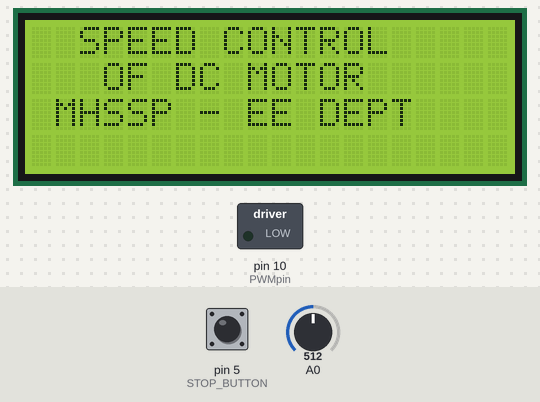
The sketch below on a simulated Arduino Uno, built with avr-gcc and run on an emulated ATmega328P. Parts: 20×4 character LCD, switched loads named in the sketch (green lamp = pin HIGH). The inputs (shaded band) are chosen by the test bench; at power-on: pin 5 (STOP_BUTTON) HIGH, A0 = 512. What the sketch prints to the serial monitor is not drawn.

Above: at 0.1 s.
At 2.1 s:
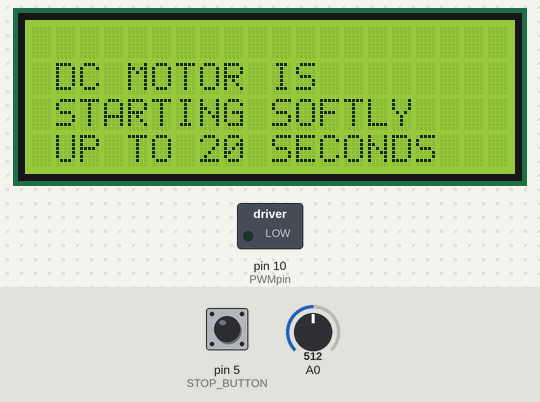
At 11.0 s:
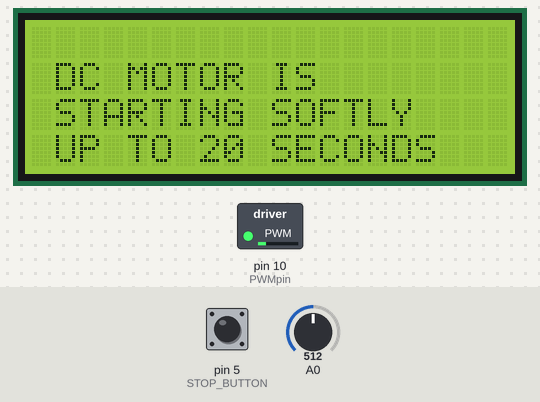
At 22.1 s:
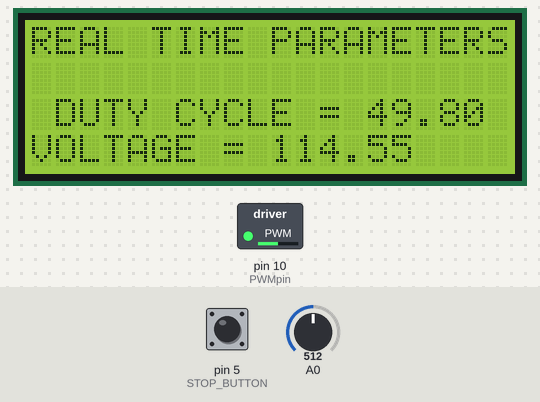
Timing chart, 0 to 23.6 s (numbered marks = the images above):
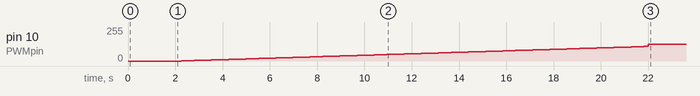

Measured:
- by itself, pin 10 (PWMpin): moves from 1/255 to 127/255 over 19.6 s

The sketch:

potentiometer_control.ino
```cpp
/*
 * Speed Control of DC Motor using Arduino PWM - Potentiometer Control
 *
 * Project: Speed Control of a DC Motor using Arduino PWM Technique with IGBT Chopper Circuit
 * Institution: M. H. Saboo Siddik Polytechnic (Aided), Mumbai
 * Academic Year: 2017-2018
 *
 * Team Members:
 *   - Simran Correia (15206)
 *   - Jadhav Sanket Suresh (15210)
 *   - Joshi Umesh Yadneshwar (15213)
 *   - Khan Ashfaque Hamid Hussain (15216)
 *
 * Guide: Prof. (Mrs.) Kalaivani Muthuvelan & Mr. Arjun Lad
 *
 * Description:
 *   Controls DC motor speed via a potentiometer connected to analog pin A0.
 *   PWM output drives the IGBT gate drive circuit.
 *   Includes soft start (20 sec ramp-up) and smooth stop features.
 *   Real-time duty cycle % and voltage displayed on 20x4 LCD.
 */

#include <Wire.h>
#include <LiquidCrystal.h>

// Pin Definitions
#define PWMpin 10        // PWM output to IGBT gate drive circuit
#define STOP_BUTTON 5    // Smooth stop trigger button
#define START_BUTTON 4   // Restart button

// LCD: RS, EN, D4, D5, D6, D7
LiquidCrystal lcd(8, A1, A2, A3, A4, A5);

void setup() {
  Serial.begin(9600);
  pinMode(PWMpin, OUTPUT);
  pinMode(STOP_BUTTON, INPUT_PULLUP);
  pinMode(START_BUTTON, INPUT_PULLUP);

  lcd.begin(20, 4);

  // Welcome screen
  lcd.setCursor(0, 0);
  lcd.print("  SPEED CONTROL  ");
  lcd.setCursor(0, 1);
  lcd.print("   OF DC MOTOR   ");
  lcd.setCursor(0, 2);
  lcd.print(" MHSSP - EE DEPT ");
  delay(2000);
  lcd.clear();

  // Soft Start: gradually ramp motor up over 20 seconds
  lcd.setCursor(0, 1);
  lcd.print(" DC MOTOR IS ");
  lcd.setCursor(0, 2);
  lcd.print(" STARTING SOFTLY ");
  lcd.setCursor(0, 3);
  lcd.print(" UP TO 20 SECONDS ");

  int softstart_time = 20 * 1000 / 110;  // Time per PWM step (ms)

  for (int sp = 0; sp < 110; sp++) {
    analogWrite(PWMpin, sp);
    Serial.println(sp);
    delay(softstart_time);
  }

  lcd.clear();
}

void loop() {
  // Read potentiometer and map to PWM range
  int sensorValue = analogRead(A0);
  int value = map(sensorValue, 0, 1023, 0, 255);
  analogWrite(PWMpin, value);
  Serial.println(value);

  // Calculate duty cycle and equivalent voltage
  float dutycycle = (float)value / 255.0;
  float voltage = dutycycle * 230.0;

  // Display real-time parameters on LCD
  lcd.setCursor(0, 0);
  lcd.print("REAL TIME PARAMETERS");
  lcd.setCursor(0, 2);
  lcd.print(" DUTY CYCLE = ");
  lcd.print(dutycycle * 100);
  lcd.setCursor(0, 3);
  lcd.print("VOLTAGE = ");
  lcd.print(voltage);

  // Smooth Stop: when stop button pressed, gradually reduce speed over 15 sec
  if (digitalRead(STOP_BUTTON) == LOW) {
    int smoothstop_time = 15 * 1000 / value;

    for (int s = value; s > 0; s--) {
      analogWrite(PWMpin, s);
      Serial.println(s);
      delay(smoothstop_time);
    }

    digitalWrite(PWMpin, LOW);

    // Wait for restart button press
    while (digitalRead(START_BUTTON) == HIGH) {
      // Waiting...
    }
  }
}
```
